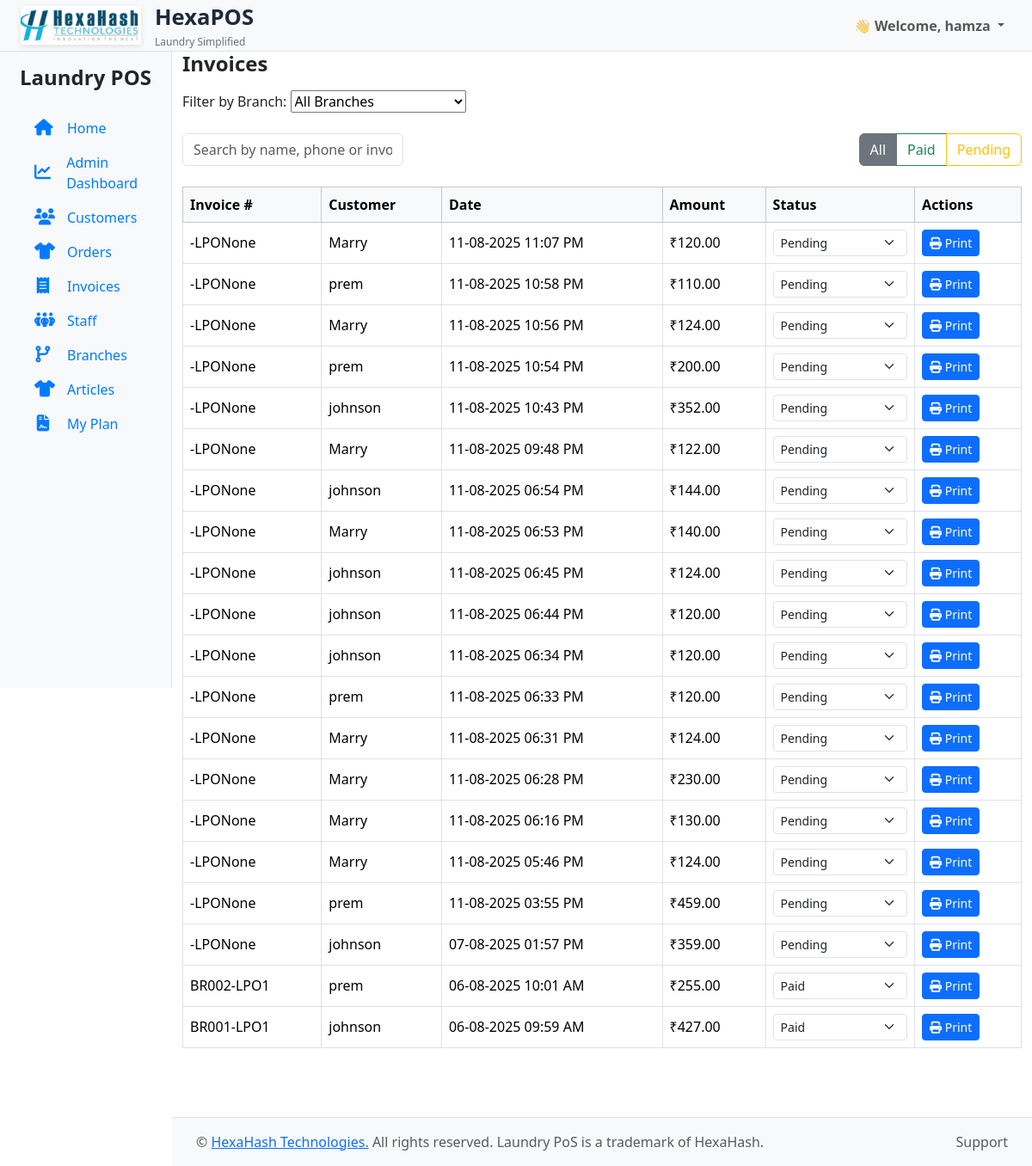
The page /invoices/ (signed in) on the database its author committed.
### accounts/models.py (models this page shows, shortened)
class CustomUser(AbstractUser):
    is_superadmin = models.BooleanField(default=False)
    is_org_admin = models.BooleanField(default=False)
    organization = models.ForeignKey('laundry.Organization', null=True, blank=True, on_delete=models.CASCADE)

### laundry/models.py (models this page shows, shortened)
class Order(models.Model):
    STATUS_CHOICES = [
        ('Pending', 'Pending'),
        ('Completed', 'Completed'),
    ]
    PAYMENT_METHOD_CHOICES = [
        ('Cash', 'Cash'),
        ('UPI', 'UPI'),
        ('Online', 'Online'),
        ('Card', 'Card'),
    ]
    organization = models.ForeignKey('Organization', on_delete=models.CASCADE, null=True, blank=True)
    customer = models.ForeignKey(Customer, on_delete=models.CASCADE)
    branch = models.ForeignKey('Branch', on_delete=models.CASCADE, null=True, blank=True)
    weight_kg = models.FloatField()
    services_items = models.TextField(
        blank=True,
        help_text="Use format: Service: Item Description × Quantity\nExample:\nIroning: Shirt (With Wash) × 2"
    )
    total_amount = models.DecimalField(max_digits=10, decimal_places=2)
    payment_method = models.CharField(max_length=10, choices=PAYMENT_METHOD_CHOICES, default='Cash')
    status = models.CharField(max_length=10, choices=STATUS_CHOICES, default='Pending')
    is_paid = models.BooleanField(default=False)
    created_at = models.DateTimeField(auto_now_add=True)
    branch_order_number = models.PositiveIntegerField(null=True, blank=True, editable=False)
    class Meta:
        ordering = ['-created_at']

class Customer(models.Model):
    organization = models.ForeignKey('Organization', on_delete=models.CASCADE, null=True, blank=True)
    name = models.CharField(max_length=100)
    phone = models.CharField(max_length=10)
    email = models.EmailField(blank=True)
    branch = models.ForeignKey('Branch', on_delete=models.CASCADE, null=True, blank=True, related_name='customers')
    branch_customer_number = models.PositiveIntegerField(null=True, blank=True, editable=False)

class Branch(models.Model):
    organization = models.ForeignKey(
        'Organization',
        on_delete=models.CASCADE,
        related_name='branches'
    )
    name = models.CharField(max_length=100, unique=True)
    code = models.CharField(max_length=10, help_text="e.g., BR001, BR002")  # removed unique=True
    address = models.TextField(blank=True, null=True)
    phone = models.CharField(max_length=15, blank=True, null=True)
    created_by = models.ForeignKey(
        settings.AUTH_USER_MODEL,
        on_delete=models.SET_NULL,
        null=True,
        blank=True
    )
    created_at = models.DateTimeField(auto_now_add=True)
    class Meta:
        unique_together = ('organization', 'code')  # ✅ Enforce per-org uniqueness

### laundry/views.py (the view)
# urls.py: path('invoices/', views.invoice_list, name='invoice_list'),
@login_required
def invoice_list(request):
    query = request.GET.get('q', '')
    status_filter = request.GET.get('status', '')
    selected_branch_id = request.GET.get('branch_id')  # ✅ Step 1: Get selected branch
    branches = Branch.objects.filter(organization=request.user.organization)
    if hasattr(request.user, 'staff'):
        invoices = Order.objects.select_related('customer').filter(branch=request.user.staff.branch)
    else:
        if selected_branch_id and selected_branch_id != "all":
            invoices = Order.objects.select_related('customer').filter(branch_id=selected_branch_id,organization=request.user.organization)
        else:
            invoices = Order.objects.select_related('customer').filter(organization=request.user.organization)
    if query:
        invoices = invoices.filter(
            Q(customer__name__icontains=query) |
            Q(customer__phone__icontains=query) |
            Q(id__icontains=query)
        )
    if status_filter == 'paid':
        invoices = invoices.filter(is_paid=True)
    elif status_filter == 'pending':
        invoices = invoices.filter(is_paid=False)
    return render(request, 'invoices/list.html', {
        'invoices': invoices.order_by('-created_at'),
        'query': query,
        'status_filter': status_filter,
        'branches': branches,
        'selected_branch_id': selected_branch_id,
    })

### laundry/context_processors.py (called while the page is built)
def all_organizations(request):
    return {
        'all_organizations': Organization.objects.all().order_by("name")
    }

def org_context(request):
    if request.user.is_authenticated and hasattr(request.user, 'organization'):
        return {
            'organization': request.user.organization
        }
    return {}

### templates/invoices/list.html (shortened to what this page needs)
{% extends 'laundry/base.html' %}
{% block content %}
<h4 class="fw-bold mb-3">Invoices</h4>
{% if request.user.is_superuser or request.user.is_org_admin %}
  <form method="get" class="simple-branch-filter-form">
    <label for="branch-select">Filter by Branch:</label>
    <select name="branch_id" id="branch-select" onchange="this.form.submit()">
      <option value="all" {% if not selected_branch_id or selected_branch_id == 'all' %}selected{% endif %}>
        All Branches
      </option>
    </select>
  </form>
{% endif %}
<div class="d-flex justify-content-between mb-3 flex-wrap">
  <form method="get" class="me-2 mb-2">
    <input type="text" name="q" value="{{ query }}" placeholder="Search by name, phone or invoice no..." class="form-control">
  </form>
  <div class="btn-group mb-2">
    <a href="{% url 'invoice_list' %}" class="btn btn-outline-secondary {% if not status_filter %}active{% endif %}">All</a>
    <a href="?status=paid" class="btn btn-outline-success {% if status_filter == 'paid' %}active{% endif %}">Paid</a>
    <a href="?status=pending" class="btn btn-outline-warning {% if status_filter == 'pending' %}active{% endif %}">Pending</a>
  </div>
</div>
<table class="table table-bordered table-hover align-middle">
  <thead class="table-light">
    <tr>
      <th>Invoice #</th>
      <th>Customer</th>
      <th>Date</th>
      <th>Amount</th>
      <th>Status</th>
      <th>Actions</th>
    </tr>
  </thead>
  <tbody>
    {% for invoice in invoices %}
    <tr>
      <td>{{ invoice.branch.code }}-LPO{{ invoice.branch_order_number }}</td>
      <td>{{ invoice.customer.name }}</td>
      <td>{{ invoice.created_at|date:"d-m-Y h:i A" }}</td>
      <td>₹{{ invoice.total_amount }}</td>
      <td>
        <form method="post" class="status-form" data-url="{% url 'update_invoice_status' invoice.id %}">
          <select name="is_paid" class="form-select form-select-sm">
            <option value="paid" {% if invoice.is_paid %}selected{% endif %}>Paid</option>
            <option value="pending" {% if not invoice.is_paid %}selected{% endif %}>Pending</option>
          </select>
        </form>
      </td>
      <td>
        <a href="{% url 'invoice_view' invoice.id %}" target="_blank" class="btn btn-sm btn-primary">
          <i class="fas fa-print"></i> Print
        </a>
      </td>
    </tr>
    {% empty %}
    <tr>
      <td colspan="6">No invoices found.</td>
    </tr>
    {% endfor %}
  </tbody>
</table>
{% endblock %}

### templates/laundry/base.html (shortened to what this page needs)
<!DOCTYPE html>
{% load static %}
<html lang="en">
<head>
<link href="https://cdn.jsdelivr.net/npm/bootstrap@5.3.0/dist/css/bootstrap.min.css" rel="stylesheet">
<link href="https://cdnjs.cloudflare.com/ajax/libs/font-awesome/6.4.0/css/all.min.css" rel="stylesheet">
  <link rel="stylesheet" href="{% static 'css/bootstrap.min.css' %}">
  <link rel="stylesheet" href="{% static 'css/fontawesome.min.css' %}">
  <link rel="stylesheet" href="{% static 'css/all.min.css' %}">
  <link rel="stylesheet" href="{% static 'css/style.css' %}">
</head>
<body>
  <nav class="navbar navbar-expand-lg navbar-light bg-light px-4 d-none d-md-flex justify-content-between">
 <a class="navbar-brand d-flex align-items-center gap-3" href="https://hexahash.com/" target="_blank">
  <img src="{% static 'images/img.png' %}" alt="Logo"
       style="height: 45px; width: 140px; object-fit: cover; box-shadow: 0 2px 6px rgba(0,0,0,0.1);">
  <div class="d-flex flex-column">
    <span style="font-weight: 700; font-size: 1.6rem; color: #1e293b;">HexaPOS</span>
    <small style="font-size: 0.75rem; color: #6b7280;">Laundry Simplified</small>
  </div>
</a>
    {% if request.user.is_authenticated %}
    <ul class="navbar-nav">
      <li class="nav-item dropdown">
        <a class="nav-link dropdown-toggle fw-semibold" href="#" role="button" data-bs-toggle="dropdown">
          👋 Welcome, {{ request.user.username }}
        </a>
      </li>
    </ul>
    {% endif %}
  </nav>
  <div class="container-fluid">
    <div class="row">
      <nav id="sidebarMenu" class="col-md-2 d-md-block bg-light sidebar collapse show">
        <div class="position-sticky pt-3">
          <h4 class="text-center fw-bold d-none d-md-block mb-4">Laundry POS</h4>
          <ul class="nav flex-column px-3">
            <li class="nav-item">
              <a class="nav-link active" href="{% url 'home' %}">
                <i class="fas fa-home me-2"></i>Home
              </a>
            </li>
{% if request.user.is_authenticated %}
  <li class="nav-item">
    <a class="nav-link active" href="{% url 'dashboard' %}">
      <i class="fas fa-chart-line me-2"></i>
      {% if request.user.is_superuser %}
        SuperAdmin Dashboard
      {% elif request.user.is_org_admin %}
        Admin Dashboard
      {% else %}
        My Branch Dashboard
      {% endif %}
    </a>
  </li>
{% endif %}
            <li class="nav-item">
              <a class="nav-link" href="{% url 'customers' %}">
                <i class="fas fa-users me-2"></i>Customers
              </a>
            </li>
            <li class="nav-item">
              <a class="nav-link" href="{% url 'order_list' %}">
                <i class="fas fa-tshirt me-2"></i>Orders
              </a>
            </li>
            <li class="nav-item">
              <a class="nav-link" href="{% url 'invoice_list' %}">
                <i class="fas fa-receipt me-2"></i>Invoices
              </a>
            </li>
            {% if not request.user.staff %}
            <li class="nav-item">
              <a class="nav-link" href="{% url 'staff_list' %}">
                <i class="fa-solid fa-people-group me-2"></i>Staff
              </a>
            </li>
            {% endif %}
        {% if not request.user.staff %}
        <li class="nav-item">
          <a class="nav-link" href="{% url 'branch_list' %}">
            <i class="fas fa-code-branch me-2"></i>Branches
          </a>
        </li>
        {% endif %}
           {% if not request.user.staff %}
         <li class="nav-item">
            <a class="nav-link" href="{% url 'article_list' %}">
              <i class="fa-solid fa-shirt me-2" ></i>Articles
            </a>
          </li>
    <li class="nav-item">
            <a class="nav-link" href="{% url 'org_my_plan' %}">
             <i class="fa-solid fa-file-contract me-2"></i>My Plan
            </a>
          </li>
            {% endif %}
              </ul>
        </div>
      </nav>
      <main class="col-md-10 ms-sm-auto">
  {% block content %}{% endblock %}
</main>
    </div>
  </div>
<footer class="text-muted py-3 mt-5 border-top bg-light" style="margin-left: 200px;">
  <div class="container-fluid">
    <div class="d-flex justify-content-between align-items-center px-3">
      <p class="mb-0">
        &copy; {{ current_year }}
        <a href="https://hexahash.com/">HexaHash Technologies.</a>
        All rights reserved. Laundry PoS is a trademark of HexaHash.
      </p>
      <span>Support</span>
    </div>
  </div>
</footer>
</body>
</html>

### static/css/style.css (style rules this page uses)
.sidebar .nav-link { display: flex; align-items: center; gap: 10px; font-size: 1rem; color: #007bff; padding: 8px 12px; transition: 0.2s; }
.sidebar .nav-link i { font-size: 1.2rem; width: 20px; text-align: center; }
.navbar.d-md-flex { position: fixed; top: 0; left: 0; right: 0; height: 60px; z-index: 1040; background-color: #fff; border-bottom: 1px solid #dee2e6; }
.sidebar { position: fixed; top: 60px; left: 0; width: 200px; height: calc(100vh - 60px); overflow-y: auto; background-color: #f8f9fa; z-index: 1030; border-right: 1px solid #dee2e6; }
main { margin-left: 200px; margin-top: 60px; padding: 1rem 2rem; }
main { padding-top: 60px; }

### rows shown on the page
CustomUser: user.username "hamza"
Order: branch_order_number "None", customer.name "Marry", created_at "11-08-2025 11:07 PM", total_amount "120.00", is_paid "Pending"
Order: branch_order_number "None", customer.name "prem", created_at "11-08-2025 10:58 PM", total_amount "110.00", is_paid "Pending"
Order: branch_order_number "None", customer.name "Marry", created_at "11-08-2025 10:56 PM", total_amount "124.00", is_paid "Pending"
Order: branch_order_number "None", customer.name "prem", created_at "11-08-2025 10:54 PM", total_amount "200.00", is_paid "Pending"
Order: branch_order_number "None", customer.name "johnson", created_at "11-08-2025 10:43 PM", total_amount "352.00", is_paid "Pending"
Order: branch_order_number "None", customer.name "Marry", created_at "11-08-2025 09:48 PM", total_amount "122.00", is_paid "Pending"
Order: branch_order_number "None", customer.name "johnson", created_at "11-08-2025 06:54 PM", total_amount "144.00", is_paid "Pending"
Order: branch_order_number "None", customer.name "Marry", created_at "11-08-2025 06:53 PM", total_amount "140.00", is_paid "Pending"
Order: branch_order_number "None", customer.name "johnson", created_at "11-08-2025 06:45 PM", total_amount "124.00", is_paid "Pending"
Order: branch_order_number "None", customer.name "johnson", created_at "11-08-2025 06:44 PM", total_amount "120.00", is_paid "Pending"
Order: branch_order_number "None", customer.name "johnson", created_at "11-08-2025 06:34 PM", total_amount "120.00", is_paid "Pending"
Order: branch_order_number "None", customer.name "prem", created_at "11-08-2025 06:33 PM", total_amount "120.00", is_paid "Pending"
Order: branch_order_number "None", customer.name "Marry", created_at "11-08-2025 06:31 PM", total_amount "124.00", is_paid "Pending"
Order: branch_order_number "None", customer.name "Marry", created_at "11-08-2025 06:28 PM", total_amount "230.00", is_paid "Pending"
Order: branch_order_number "None", customer.name "Marry", created_at "11-08-2025 06:16 PM", total_amount "130.00", is_paid "Pending"
Order: branch_order_number "None", customer.name "Marry", created_at "11-08-2025 05:46 PM", total_amount "124.00", is_paid "Pending"
Order: branch_order_number "None", customer.name "prem", created_at "11-08-2025 03:55 PM", total_amount "459.00", is_paid "Pending"
Order: branch_order_number "None", customer.name "johnson", created_at "07-08-2025 01:57 PM", total_amount "359.00", is_paid "Pending"
Order: branch.code "BR002", branch_order_number "1", customer.name "prem", created_at "06-08-2025 10:01 AM", total_amount "255.00", is_paid "Paid"
Order: branch.code "BR001", branch_order_number "1", customer.name "johnson", created_at "06-08-2025 09:59 AM", total_amount "427.00", is_paid "Paid"
